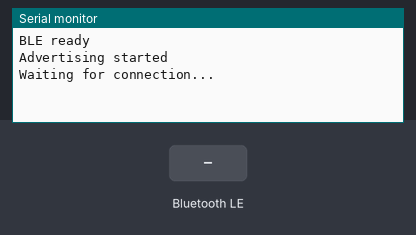
A sketch run on a simulated ESP32. Parts: the last lines printed to the serial monitor. The inputs (shaded band) are chosen by the test bench. Nothing arrives over Bluetooth unless stated; a phone connects over Bluetooth LE 3 s after start.

Above: at 2.2 s.
2.3 s: Bluetooth LE write "1" received
At 3.2 s:
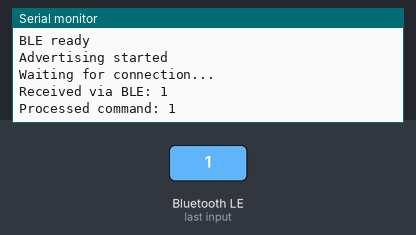
3.8 s: Bluetooth LE write "0" received
At 3.98 s:
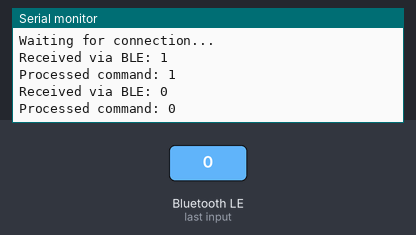
5.5 s: Bluetooth LE write "2" received
At 6.8 s:
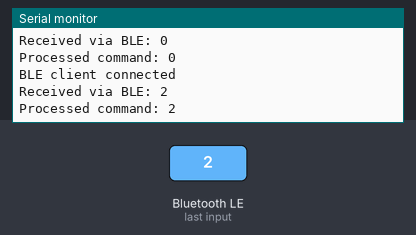

Measured:
- after the input at 2.3 s, the serial monitor: prints a new line after 0.05 s (image 1)
- after the input at 3.8 s, the serial monitor: prints a new line after 0.05 s (image 2)
- after the input at 5.5 s, the serial monitor: prints a new line after 0.05 s (image 3)

The sketch:

esp_test2_BLEconnection.ino
```cpp
/**********************************************************************
  ESP32 BLE receive text from phone/web app and print to Serial
**********************************************************************/
#include <BLEDevice.h>
#include <BLEServer.h>
#include <BLEUtils.h>
#include <BLE2902.h>

bool deviceConnected = false;
String receivedText = "";

#define SERVICE_UUID           "6E400001-B5A3-F393-E0A9-E50E24DCCA9E"
#define CHARACTERISTIC_UUID_RX "6E400002-B5A3-F393-E0A9-E50E24DCCA9E"
#define CHARACTERISTIC_UUID_TX "6E400003-B5A3-F393-E0A9-E50E24DCCA9E"

BLECharacteristic* pTxCharacteristic = nullptr;

class MyServerCallbacks : public BLEServerCallbacks {
  void onConnect(BLEServer* pServer) override {
    deviceConnected = true;
    Serial.println("BLE client connected");
  }

  void onDisconnect(BLEServer* pServer) override {
    deviceConnected = false;
    Serial.println("BLE client disconnected");
    BLEDevice::startAdvertising();
    Serial.println("Advertising restarted");
  }
};

class MyCallbacks : public BLECharacteristicCallbacks {
  void onWrite(BLECharacteristic* pCharacteristic) override {
    String value = pCharacteristic->getValue();

    if (value.length() > 0) {
      receivedText = "";
      for (size_t i = 0; i < value.length(); i++) {
        receivedText += (char)value[i];
      }

      Serial.print("Received via BLE: ");
      Serial.println(receivedText);
    }
  }
};

void setupBLE(const char* bleName) {
  BLEDevice::init(bleName);

  BLEServer* pServer = BLEDevice::createServer();
  pServer->setCallbacks(new MyServerCallbacks());

  BLEService* pService = pServer->createService(SERVICE_UUID);

  pTxCharacteristic = pService->createCharacteristic(
    CHARACTERISTIC_UUID_TX,
    BLECharacteristic::PROPERTY_NOTIFY
  );
  pTxCharacteristic->addDescriptor(new BLE2902());

  BLECharacteristic* pRxCharacteristic = pService->createCharacteristic(
    CHARACTERISTIC_UUID_RX,
    BLECharacteristic::PROPERTY_WRITE
  );
  pRxCharacteristic->setCallbacks(new MyCallbacks());

  pService->start();

  BLEAdvertising *pAdvertising = BLEDevice::getAdvertising();
  pAdvertising->addServiceUUID(SERVICE_UUID);
  pAdvertising->setScanResponse(true);
  pAdvertising->setMinPreferred(0x06);
  pAdvertising->setMinPreferred(0x12);

  BLEDevice::startAdvertising();

  Serial.println("BLE ready");
  Serial.println("Advertising started");
  Serial.println("Waiting for connection...");
}

void setup() {
  Serial.begin(115200);
  delay(1000);
  setupBLE("ESP32_Bluetooth");
}

void loop() {
  if (receivedText.length() > 0) {
    String cmd = receivedText;
    receivedText = "";
    cmd.trim();

    Serial.print("Processed command: ");
    Serial.println(cmd);
  }
}
```
